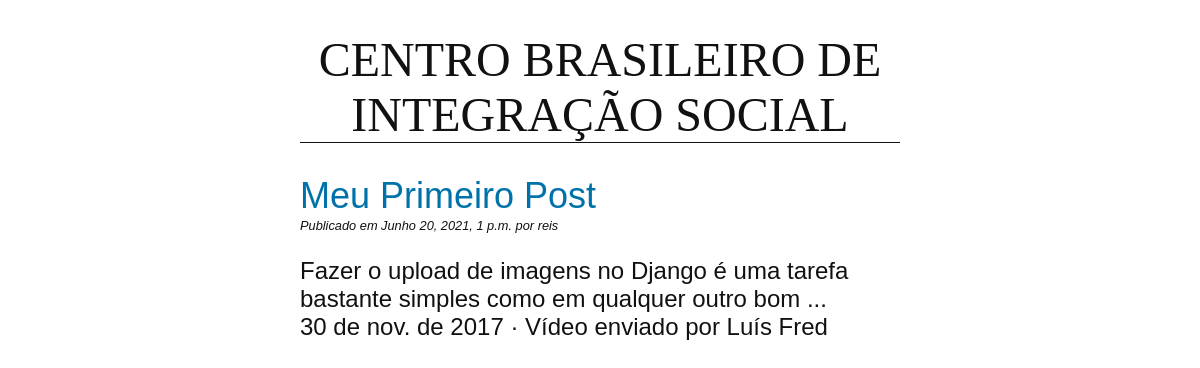
The app's page /blog/meu-primeiro-post/ with its own data.
### blog/models.py (models this page shows, shortened)
class Post(models.Model):
    title = models.CharField(max_length=255)
    slug = models.SlugField(max_length=255,unique=True)
    author = models.ForeignKey(User, on_delete=models.CASCADE)
    body = models.TextField()
    created = models.DateTimeField(auto_now_add=True)
    updated = models.DateTimeField(auto_now=True)
    class Meta:
        ordering = ("-created",)

### blog/views.py (the view)
# urls.py: path("<slug:slug>/", views.PostDetailView.as_view(), name="detail")
class PostDetailView(DetailView):
    model = Post

### blog/templates/blog/post_detail.html (shortened to what this page needs)
{% extends "blog/base.html" %}
{% block content %}
    <h2>{{ post.title }}</h2>
    <p class="date">
        Publicado em {{post.created}} por {{post.author}}
    </p>
    {{post.body|linebreaks }}
{% endblock %}

### blog/static/css/blog.css (style rules this page uses)
body { margin: 0 25%; font-family: sans-serif; font-size: 1.5rem; color: #111111; }
h2 { color: #0072aa; font-weight: normal; margin-bottom: 1px; }
p.date { font-size: 0.8rem; font-style: italic; margin-top: 1px; }

### records on screen
Post: title "Meu Primeiro Post", created "Junho 20, 2021, 1 p.m.", author "reis", body "Fazer o upload de imagens no Django é uma tarefa bastante simples como em qualquer outro bom ... 30 de nov. de 2017 · Vídeo enviado por Luís Fred"
